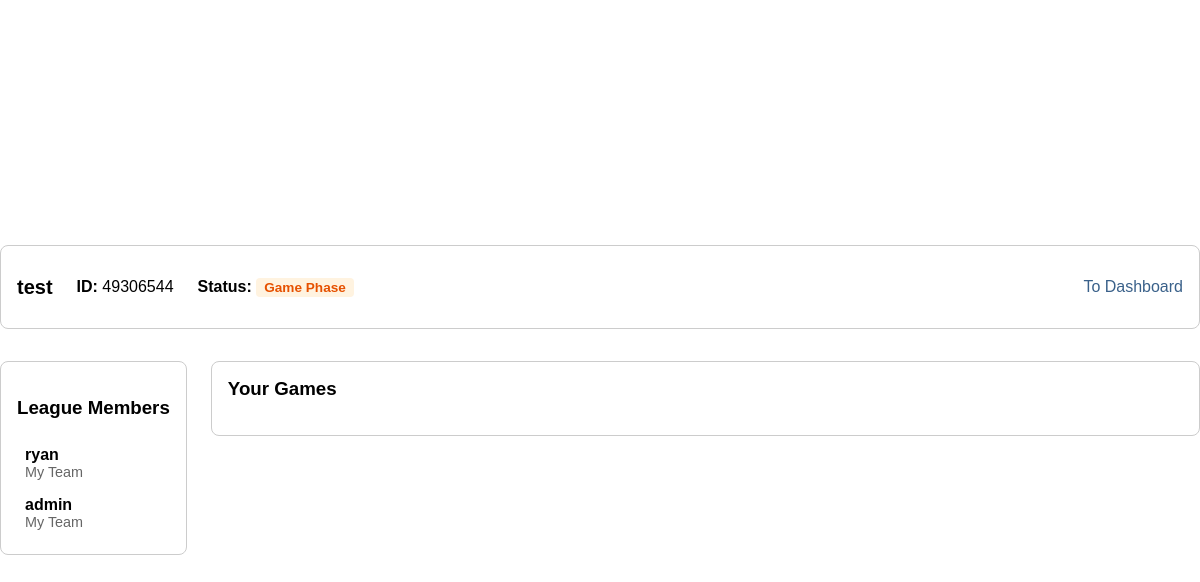
Page /league/49306544 on the committed database.
### tables this page shows
CREATE TABLE PlayerLeague (
    LID INTEGER PRIMARY KEY,
    draftType TEXT,
    leagueName TEXT,
    ownerAccount INTEGER,
    status TEXT DEFAULT 'initial', -- 'initial', 'draft', 'final'
    FOREIGN KEY (ownerAccount) REFERENCES PlayerAccount(accountID)
);

CREATE TABLE PlayerTeam (
    teamID INTEGER PRIMARY KEY,
    LID INTEGER,
    accountID INTEGER,
    teamName TEXT,
    FOREIGN KEY (LID) REFERENCES PlayerLeague(LID),
    FOREIGN KEY (accountID) REFERENCES PlayerAccount(accountID)
);

CREATE TABLE PlayerAccount (
    accountID INTEGER PRIMARY KEY,
    username TEXT UNIQUE,
    email TEXT UNIQUE,
    password TEXT
);

### app.py (the view, shortened to what this page needs)
@app.route("/league/<int:league_id>")
def league(league_id):
    conn = sqlite3.connect(DB_FILE)
    conn.row_factory = sqlite3.Row
    cursor = conn.cursor()
    cursor.execute(
        """SELECT LID as id, leagueName, status, ownerAccount, draftType
            FROM PlayerLeague
            WHERE LID = ?""",
        (league_id,)
        )
    league_data = cursor.fetchone()
    cursor.execute(
        """SELECT pt.teamID, pt.teamName as team_name, pa.username as name
            FROM PlayerTeam pt
            JOIN PlayerAccount pa on pt.accountID = pa.accountID
            WHERE pt.LID = ?""",
        (league_id,)
        )
    members = cursor.fetchall()
    current_turn_team_id = None
    if league_data and league_data['status'] == 'started':
        current_turn_team_id = get_current_draft_turn(cursor, league_id)
        if current_turn_team_id is None and league_data['status'] != 'final':
            conn.commit() # Status was updated to final inside get_current_draft_turn
    games = []
    if league_data and league_data['status'] == 'game':
        cursor.execute(
            """SELECT ps.matchupID, ps.week, ps.T1, ps.T2,
                      pt1.teamName as team1_name, pt2.teamName as team2_name,
                      pg1.Score as team1_score, pg2.Score as team2_score
               FROM PlayerSchedule ps
               LEFT JOIN PlayerTeam pt1 ON ps.T1 = pt1.teamID
               LEFT JOIN PlayerTeam pt2 ON ps.T2 = pt2.teamID
               LEFT JOIN PlayerGame pg1 ON ps.LID = pg1.LID AND ps.matchupID = pg1.matchupID AND ps.T1 = pg1.teamID
               LEFT JOIN PlayerGame pg2 ON ps.LID = pg2.LID AND ps.matchupID = pg2.matchupID AND ps.T2 = pg2.teamID
               WHERE ps.LID = ?
               ORDER BY ps.week""",
            (league_id,)
        )
        games = cursor.fetchall()
    search = request.args.get('search', '')
    positions = request.args.getlist('position')
    query = "SELECT * FROM NBAPlayer WHERE playerName Like ?"
    search_parameter = '%' + search + '%'
    params = [search_parameter]
    query += "ORDER BY prevPlayerScore DESC"
    cursor.execute(query, params)
    player_list = cursor.fetchall()[:10]  #get top 10 results should sort by player avg before getting top 10
    conn.close()
    if league_data is None:
        return redirect(url_for('dashboard'))
    return render_template("league.html", league=league_data, members=members,
                           player_list=player_list, current_turn=current_turn_team_id, games=games)

### templates/league.html (shortened to what this page needs)
<!DOCTYPE html>
<html lang="en">
<head>
    <link rel="stylesheet" href="{{ url_for('static', filename='style.css') }}">
</head>
<body>
    <div class="league-container">
        <div class="league-header">
            <div class="league-info-group">
                <h1>{{ league.leagueName }}</h1>
                <p class="league-id"><strong>ID:</strong> {{ league.id }}</p>
                <div class="status">
                    <strong>Status:</strong>
                    {% if league.status == 'initial' %}
                        <span class="status-badge status-initial">Initial</span>
                    {% elif league.status == 'started' %}
                        <span class="status-badge status-draft">In Draft</span>
                    {% else %}
                        <span class="status-badge status-game">Game Phase</span>
                    {% endif %}
                </div>
            </div>
            <div class="header-things">
                <a href="{{ url_for('dashboard') }}" class="dashboard-link">To Dashboard</a>
            </div>
        </div>
        <div class="league-main-content">
            <div class="members-bar">
                <h3>League Members</h3>
                <div class="member-list">
                    {% for member in members %}
                        <div class="member-item {% if current_turn and member.teamID == current_turn %}current-turn{% endif %}">
                            <span><strong>{{ member.name }}</strong></span>
                            <span class="member-team">{{ member.team_name }}</span>
                        </div>
                    {% endfor %}
                </div>
            </div>
            {% if league.status == 'game' %}
                <div class="games-section">
                    <h3>Your Games</h3>
                </div>
            {% endif %}
        </div>
    </div>
</body>
</html>

### static/style.css (style rules this page uses)
body { font-family: sans-serif; display: flex; align-items: center; justify-content: center; min-height: 100vh; margin: 0; }
.league-container { padding-top: 2rem; padding-bottom: 2rem; width: 100%; max-width: 1200px; margin: 0 auto; }
.league-header { display: flex; justify-content: space-between; align-items: center; background: white; padding: 1rem; border-radius: 8px; margin-bottom: 2rem; border: 1px solid #ccc; }
.league-header h1 { margin: 0; font-size: 1.25rem; }
.league-info-group { display: flex; gap: 1.5rem; align-items: center; }
.league-main-content { display: flex; gap: 1.5rem; align-items: flex-start; }
.members-bar, .player-search-section { background: white; padding: 1rem; border-radius: 8px; border: 1px solid #ccc; }
.status-badge { padding: 2px 8px; border-radius: 4px; font-size: 0.85rem; font-weight: bold; }
.status-game { background-color: #fff3e0; color: #e65100; }
.dashboard-link { color: #3a618a; text-decoration: none; margin-left: 1rem; }
.member-list { margin-top: 1rem; }
.member-item { padding: 0.5rem; display: flex; flex-direction: column; }
.member-team { color: #666; font-size: 0.9rem; }
.games-section { flex: 1; width: 100%; box-sizing: border-box; background: white; padding: 1rem; border-radius: 8px; border: 1px solid #ccc; }
.games-section h3 { margin-top: 0; }

### rows in the picture
PlayerLeague: leagueName "test", id "49306544"
PlayerTeam: name "ryan", team_name "My Team"
PlayerTeam: name "admin", team_name "My Team"
